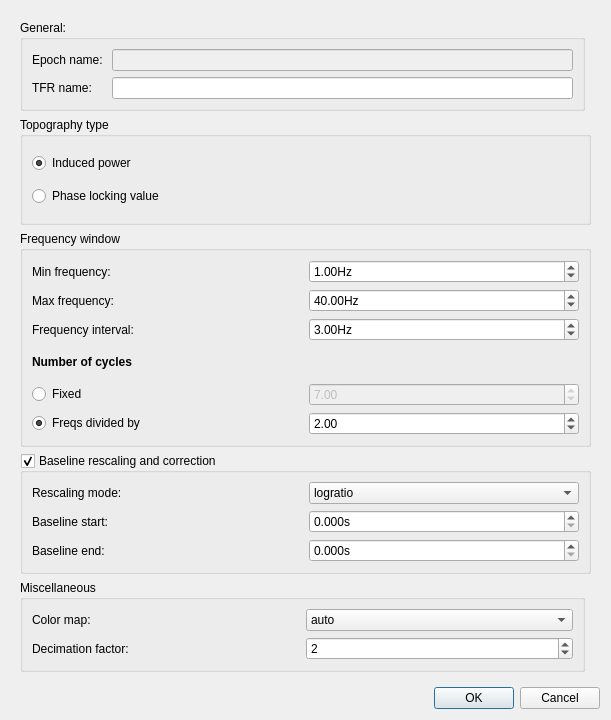
<?xml version="1.0" encoding="UTF-8"?>
<ui version="4.0">
 <class>TFRDialog</class>
 <widget class="QDialog" name="TFRDialog">
  <property name="geometry">
   <rect>
    <x>0</x>
    <y>0</y>
    <width>611</width>
    <height>720</height>
   </rect>
  </property>
  <property name="windowTitle">
   <string>Meggie - Compute TFR</string>
  </property>
  <layout class="QGridLayout" name="gridLayout_2">
   <item row="1" column="0">
    <layout class="QVBoxLayout" name="verticalLayout">
     <item>
      <widget class="QDialogButtonBox" name="buttonBox">
       <property name="orientation">
        <enum>Qt::Horizontal</enum>
       </property>
       <property name="standardButtons">
        <set>QDialogButtonBox::Cancel|QDialogButtonBox::Ok</set>
       </property>
      </widget>
     </item>
    </layout>
   </item>
   <item row="0" column="0">
    <widget class="QScrollArea" name="scrollArea">
     <property name="frameShape">
      <enum>QFrame::NoFrame</enum>
     </property>
     <property name="widgetResizable">
      <bool>true</bool>
     </property>
     <widget class="QWidget" name="scrollAreaWidgetContents">
      <property name="geometry">
       <rect>
        <x>0</x>
        <y>0</y>
        <width>593</width>
        <height>661</height>
       </rect>
      </property>
      <property name="minimumSize">
       <size>
        <width>0</width>
        <height>0</height>
       </size>
      </property>
      <layout class="QGridLayout" name="gridLayout_4">
       <item row="3" column="0" colspan="2">
        <widget class="QGroupBox" name="groupBoxTopogpraphyType">
         <property name="sizePolicy">
          <sizepolicy hsizetype="Preferred" vsizetype="Preferred">
           <horstretch>0</horstretch>
           <verstretch>1</verstretch>
          </sizepolicy>
         </property>
         <property name="title">
          <string>Topography type</string>
         </property>
         <layout class="QGridLayout" name="gridLayout">
          <item row="1" column="0">
           <widget class="QRadioButton" name="radioButtonInduced">
            <property name="enabled">
             <bool>true</bool>
            </property>
            <property name="text">
             <string>Induced power</string>
            </property>
            <property name="checked">
             <bool>true</bool>
            </property>
           </widget>
          </item>
          <item row="2" column="0">
           <widget class="QRadioButton" name="radioButtonPhase">
            <property name="enabled">
             <bool>true</bool>
            </property>
            <property name="text">
             <string>Phase locking value</string>
            </property>
           </widget>
          </item>
         </layout>
        </widget>
       </item>
       <item row="5" column="0" colspan="2">
        <widget class="QGroupBox" name="groupBoxBaseline">
         <property name="enabled">
          <bool>true</bool>
         </property>
         <property name="sizePolicy">
          <sizepolicy hsizetype="Preferred" vsizetype="Preferred">
           <horstretch>0</horstretch>
           <verstretch>1</verstretch>
          </sizepolicy>
         </property>
         <property name="title">
          <string>Baseline rescaling and correction</string>
         </property>
         <property name="checkable">
          <bool>true</bool>
         </property>
         <property name="checked">
          <bool>true</bool>
         </property>
         <layout class="QGridLayout" name="gridLayout_3">
          <item row="0" column="0" colspan="2">
           <layout class="QGridLayout" name="gridLayout_7">
            <item row="0" column="0">
             <widget class="QLabel" name="labelRescaling">
              <property name="text">
               <string>Rescaling mode:</string>
              </property>
             </widget>
            </item>
            <item row="1" column="0">
             <widget class="QLabel" name="labelBaselineStart">
              <property name="enabled">
               <bool>true</bool>
              </property>
              <property name="text">
               <string>Baseline start:</string>
              </property>
             </widget>
            </item>
            <item row="0" column="1">
             <widget class="QComboBox" name="comboBoxMode">
              <property name="currentIndex">
               <number>0</number>
              </property>
              <item>
               <property name="text">
                <string>logratio</string>
               </property>
              </item>
              <item>
               <property name="text">
                <string>ratio</string>
               </property>
              </item>
              <item>
               <property name="text">
                <string>mean</string>
               </property>
              </item>
              <item>
               <property name="text">
                <string>zscore</string>
               </property>
              </item>
              <item>
               <property name="text">
                <string>percent</string>
               </property>
              </item>
             </widget>
            </item>
            <item row="1" column="1">
             <widget class="QDoubleSpinBox" name="doubleSpinBoxBaselineStart">
              <property name="enabled">
               <bool>true</bool>
              </property>
              <property name="suffix">
               <string>s</string>
              </property>
              <property name="decimals">
               <number>3</number>
              </property>
              <property name="singleStep">
               <double>0.050000000000000</double>
              </property>
             </widget>
            </item>
            <item row="2" column="0">
             <widget class="QLabel" name="labelBaselineEnd">
              <property name="enabled">
               <bool>true</bool>
              </property>
              <property name="text">
               <string>Baseline end:</string>
              </property>
             </widget>
            </item>
            <item row="2" column="1">
             <widget class="QDoubleSpinBox" name="doubleSpinBoxBaselineEnd">
              <property name="enabled">
               <bool>true</bool>
              </property>
              <property name="suffix">
               <string>s</string>
              </property>
              <property name="decimals">
               <number>3</number>
              </property>
              <property name="singleStep">
               <double>0.050000000000000</double>
              </property>
             </widget>
            </item>
           </layout>
          </item>
         </layout>
        </widget>
       </item>
       <item row="6" column="0">
        <widget class="QGroupBox" name="groupBoxMisc">
         <property name="title">
          <string>Miscellaneous</string>
         </property>
         <layout class="QGridLayout" name="gridLayout_9">
          <item row="1" column="0">
           <layout class="QGridLayout" name="gridLayout_10">
            <item row="1" column="1">
             <widget class="QSpinBox" name="spinBoxDecim">
              <property name="value">
               <number>2</number>
              </property>
             </widget>
            </item>
            <item row="0" column="0">
             <widget class="QLabel" name="labelCmap">
              <property name="text">
               <string>Color map:</string>
              </property>
             </widget>
            </item>
            <item row="0" column="1">
             <widget class="QComboBox" name="comboBoxCmap">
              <property name="currentIndex">
               <number>0</number>
              </property>
              <item>
               <property name="text">
                <string>auto</string>
               </property>
              </item>
              <item>
               <property name="text">
                <string>RdBu_r</string>
               </property>
              </item>
              <item>
               <property name="text">
                <string>Reds</string>
               </property>
              </item>
              <item>
               <property name="text">
                <string>YlOrRd</string>
               </property>
              </item>
              <item>
               <property name="text">
                <string>seismic</string>
               </property>
              </item>
              <item>
               <property name="text">
                <string>bwr</string>
               </property>
              </item>
             </widget>
            </item>
            <item row="1" column="0">
             <widget class="QLabel" name="labelDecim">
              <property name="text">
               <string>Decimation factor:</string>
              </property>
             </widget>
            </item>
           </layout>
          </item>
         </layout>
        </widget>
       </item>
       <item row="4" column="0" colspan="2">
        <widget class="QGroupBox" name="groupBoxFrequencies">
         <property name="sizePolicy">
          <sizepolicy hsizetype="Preferred" vsizetype="Preferred">
           <horstretch>0</horstretch>
           <verstretch>2</verstretch>
          </sizepolicy>
         </property>
         <property name="title">
          <string>Frequency window</string>
         </property>
         <layout class="QGridLayout" name="gridLayout_5">
          <item row="0" column="1">
           <layout class="QGridLayout" name="gridLayout_8">
            <item row="5" column="1">
             <widget class="QDoubleSpinBox" name="doubleSpinBoxNcycles">
              <property name="enabled">
               <bool>false</bool>
              </property>
              <property name="minimum">
               <double>1.000000000000000</double>
              </property>
              <property name="maximum">
               <double>100.000000000000000</double>
              </property>
              <property name="value">
               <double>7.000000000000000</double>
              </property>
             </widget>
            </item>
            <item row="6" column="1">
             <widget class="QDoubleSpinBox" name="doubleSpinBoxCycleFactor">
              <property name="enabled">
               <bool>true</bool>
              </property>
              <property name="toolTip">
               <string/>
              </property>
              <property name="minimum">
               <double>1.000000000000000</double>
              </property>
              <property name="maximum">
               <double>10.000000000000000</double>
              </property>
              <property name="singleStep">
               <double>1.000000000000000</double>
              </property>
              <property name="value">
               <double>2.000000000000000</double>
              </property>
             </widget>
            </item>
            <item row="6" column="0">
             <layout class="QHBoxLayout" name="horizontalLayout_19">
              <item>
               <widget class="QRadioButton" name="radioButtonAdapted">
                <property name="toolTip">
                 <string/>
                </property>
                <property name="text">
                 <string>Freqs divided by</string>
                </property>
                <property name="checked">
                 <bool>true</bool>
                </property>
               </widget>
              </item>
             </layout>
            </item>
            <item row="4" column="0">
             <widget class="QLabel" name="label_7">
              <property name="font">
               <font>
                <weight>75</weight>
                <italic>false</italic>
                <bold>true</bold>
                <underline>false</underline>
                <strikeout>false</strikeout>
               </font>
              </property>
              <property name="frameShape">
               <enum>QFrame::NoFrame</enum>
              </property>
              <property name="text">
               <string>Number of cycles</string>
              </property>
             </widget>
            </item>
            <item row="2" column="1">
             <widget class="QDoubleSpinBox" name="doubleSpinBoxMaxFreq">
              <property name="suffix">
               <string>Hz</string>
              </property>
              <property name="minimum">
               <double>0.000000000000000</double>
              </property>
              <property name="maximum">
               <double>1000.000000000000000</double>
              </property>
              <property name="value">
               <double>40.000000000000000</double>
              </property>
             </widget>
            </item>
            <item row="5" column="0">
             <layout class="QHBoxLayout" name="horizontalLayout_18">
              <item>
               <widget class="QRadioButton" name="radioButtonFixed">
                <property name="text">
                 <string>Fixed</string>
                </property>
                <property name="checked">
                 <bool>false</bool>
                </property>
               </widget>
              </item>
             </layout>
            </item>
            <item row="3" column="1">
             <widget class="QDoubleSpinBox" name="doubleSpinBoxFreqInterval">
              <property name="suffix">
               <string>Hz</string>
              </property>
              <property name="minimum">
               <double>0.100000000000000</double>
              </property>
              <property name="maximum">
               <double>99.989999999999995</double>
              </property>
              <property name="value">
               <double>3.000000000000000</double>
              </property>
             </widget>
            </item>
            <item row="1" column="0">
             <widget class="QLabel" name="labelMinFreq">
              <property name="text">
               <string>Min frequency:</string>
              </property>
             </widget>
            </item>
            <item row="2" column="0">
             <widget class="QLabel" name="labelMaxFreq">
              <property name="text">
               <string>Max frequency:</string>
              </property>
             </widget>
            </item>
            <item row="3" column="0">
             <widget class="QLabel" name="labelFrequencyInterval">
              <property name="text">
               <string>Frequency interval:</string>
              </property>
             </widget>
            </item>
            <item row="1" column="1">
             <widget class="QDoubleSpinBox" name="doubleSpinBoxMinFreq">
              <property name="suffix">
               <string>Hz</string>
              </property>
              <property name="minimum">
               <double>0.000000000000000</double>
              </property>
              <property name="maximum">
               <double>1000.000000000000000</double>
              </property>
              <property name="value">
               <double>1.000000000000000</double>
              </property>
             </widget>
            </item>
           </layout>
          </item>
         </layout>
        </widget>
       </item>
       <item row="0" column="0">
        <widget class="QGroupBox" name="groupBoxGeneral">
         <property name="title">
          <string>General:</string>
         </property>
         <layout class="QGridLayout" name="gridLayout_6">
          <item row="1" column="0">
           <widget class="QLabel" name="labelEpochName">
            <property name="text">
             <string>Epoch name: </string>
            </property>
           </widget>
          </item>
          <item row="1" column="1">
           <widget class="QLineEdit" name="lineEditEpochName">
            <property name="enabled">
             <bool>false</bool>
            </property>
           </widget>
          </item>
          <item row="2" column="0">
           <widget class="QLabel" name="labelTFRName">
            <property name="text">
             <string>TFR name:</string>
            </property>
           </widget>
          </item>
          <item row="2" column="1">
           <widget class="QLineEdit" name="lineEditTFRName"/>
          </item>
         </layout>
        </widget>
       </item>
      </layout>
     </widget>
    </widget>
   </item>
  </layout>
 </widget>
 <tabstops>
  <tabstop>scrollArea</tabstop>
  <tabstop>radioButtonInduced</tabstop>
  <tabstop>radioButtonPhase</tabstop>
  <tabstop>radioButtonFixed</tabstop>
  <tabstop>radioButtonAdapted</tabstop>
  <tabstop>groupBoxBaseline</tabstop>
  <tabstop>buttonBox</tabstop>
 </tabstops>
 <resources/>
 <connections>
  <connection>
   <sender>buttonBox</sender>
   <signal>accepted()</signal>
   <receiver>TFRDialog</receiver>
   <slot>accept()</slot>
   <hints>
    <hint type="sourcelabel">
     <x>288</x>
     <y>647</y>
    </hint>
    <hint type="destinationlabel">
     <x>157</x>
     <y>274</y>
    </hint>
   </hints>
  </connection>
  <connection>
   <sender>buttonBox</sender>
   <signal>rejected()</signal>
   <receiver>TFRDialog</receiver>
   <slot>reject()</slot>
   <hints>
    <hint type="sourcelabel">
     <x>312</x>
     <y>647</y>
    </hint>
    <hint type="destinationlabel">
     <x>286</x>
     <y>274</y>
    </hint>
   </hints>
  </connection>
  <connection>
   <sender>radioButtonAdapted</sender>
   <signal>toggled(bool)</signal>
   <receiver>doubleSpinBoxCycleFactor</receiver>
   <slot>setEnabled(bool)</slot>
   <hints>
    <hint type="sourcelabel">
     <x>126</x>
     <y>454</y>
    </hint>
    <hint type="destinationlabel">
     <x>230</x>
     <y>448</y>
    </hint>
   </hints>
  </connection>
  <connection>
   <sender>radioButtonFixed</sender>
   <signal>toggled(bool)</signal>
   <receiver>doubleSpinBoxNcycles</receiver>
   <slot>setEnabled(bool)</slot>
   <hints>
    <hint type="sourcelabel">
     <x>119</x>
     <y>414</y>
    </hint>
    <hint type="destinationlabel">
     <x>213</x>
     <y>414</y>
    </hint>
   </hints>
  </connection>
 </connections>
</ui>
